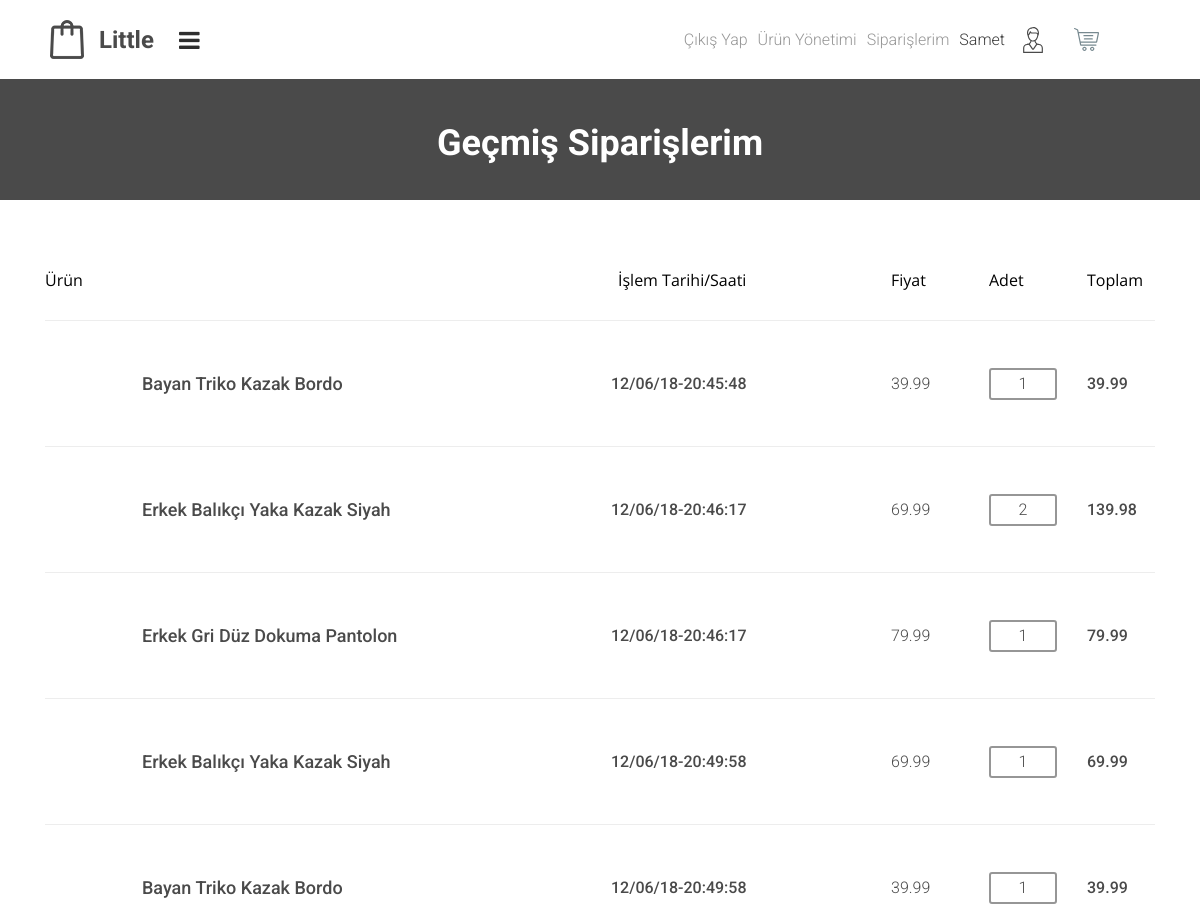
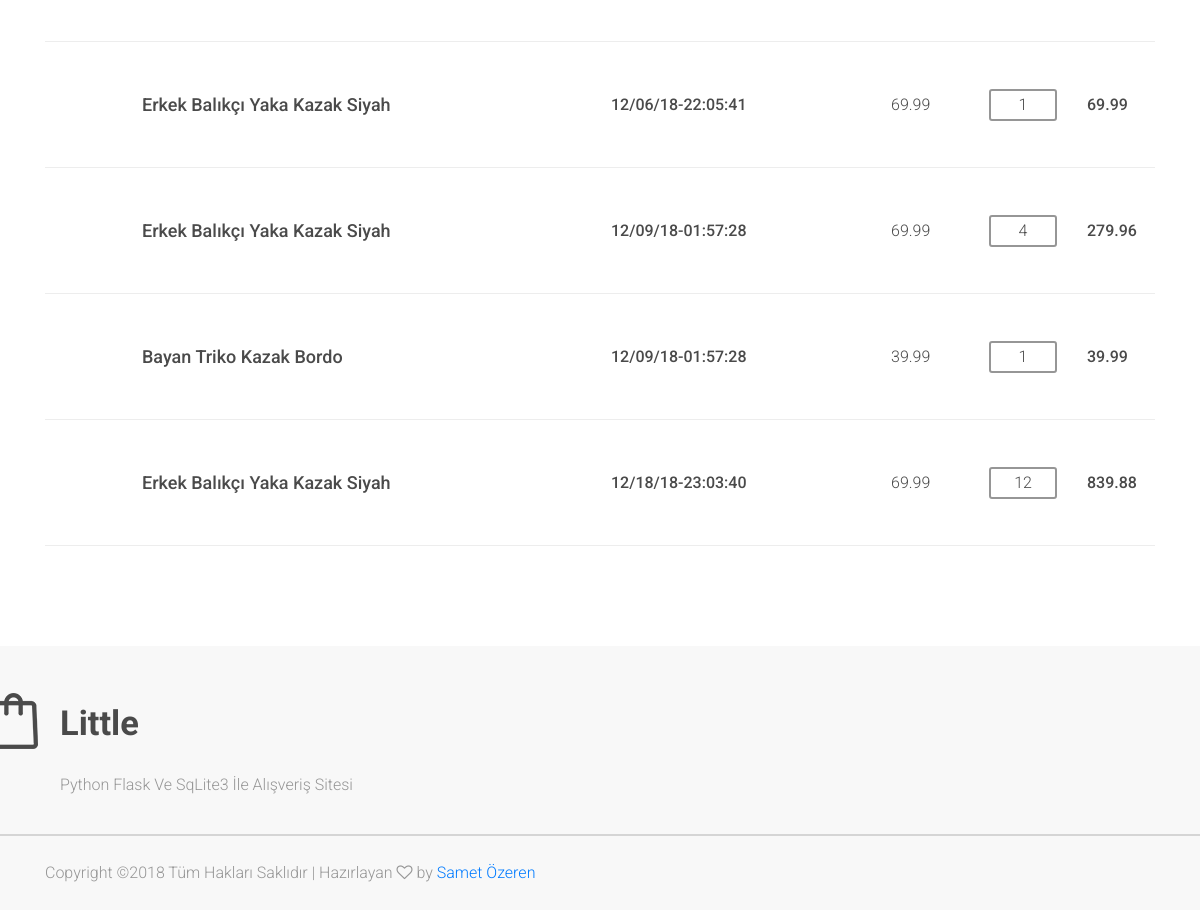
The app's page /siparis (signed in) with its own data (2 pictures, top to bottom).
### app.py (models this page shows)
class Urunler(db.Model):
    __tablename__ = "urunler"
    id = db.Column(db.Integer, primary_key=True, nullable=False)
    uismi = db.Column(db.Text, nullable=False)
    fiyat = db.Column(db.Integer, nullable=False)
    stok = db.Column(db.Integer, nullable=False)
    populer = db.Column(db.Text)
    resim = db.Column(db.Text)
    kategori_id = db.Column(db.Integer, db.ForeignKey('kategoriler.id'))

class Siparisler(db.Model):
    __tablename__ = "siparisler"
    id = db.Column(db.Integer, primary_key=True, autoincrement=True)
    kullanici_id = db.Column(db.Integer, db.ForeignKey('kullanicilar.id'))
    urun_id = db.Column(db.Integer, db.ForeignKey('urunler.id'))
    adet = db.Column(db.Text, nullable=False)
    fiyat = db.Column(db.Text,nullable=False)
    toplam = db.Column(db.Text,nullable=False)
    tarih = db.Column(db.Text,nullable=False)

### app.py (the view)
@app.route('/siparis')
def siparis():
    if 'giris_ok' in session:
        if(session['giris_ok']==True):
            kullanici_id = session["id"]
            siparisverilen = Siparisler.query.filter_by(kullanici_id=kullanici_id)
            veri=[]
            for dön in siparisverilen:
                uruncagir = Urunler.query.filter_by(id = dön.urun_id).first()
                siparislerim ={
                'uismi' : str(uruncagir.uismi),
                'ufiyat' : dön.fiyat,
                'uresim' : str(uruncagir.resim),
                'uadet' : dön.adet,
                'utoplam': dön.toplam,
                'starih' : dön.tarih
                }
                veri.append(siparislerim)
            return render_template('siparisler.html',siparisler=veri,kategoriler=kategoriler)
        else:
            return redirect(url_for('giris'))
    else:
        session['giris_ok'] = False
        return redirect(url_for('giris'))

### templates/siparisler.html (shortened to what this page needs)
{% extends "layout.html" %}
{% block stil %}
<link rel="stylesheet" type="text/css" href="{{ url_for('static',filename='styles/cart.css') }}">
<link rel="stylesheet" type="text/css" href="{{ url_for('static',filename='styles/cart_responsive.css') }}">
{% endblock stil %}
{% block icerik%}
		<div class="home">
			<div class="home_container d-flex flex-column align-items-center justify-content-end">
				<div class="home_content text-center">
					<div class="home_title">Geçmiş Siparişlerim</div>
				</div>
			</div>
		</div>
		<div class="cart_section">
			<div class="container">
				<div class="row">
					<div class="col">
						<div class="cart_container">
							<div class="cart_bar">
								<ul class="cart_bar_list item_list d-flex flex-row align-items-center justify-content-end">
									<li class="mr-auto">Ürün</li>
									<li style="width:145px;">İşlem Tarihi/Saati</li>
									<li>Fiyat</li>
									<li>Adet</li>
									<li>Toplam</li>
								</ul>
							</div>
							{% for yaz in siparisler %}
							<div class="cart_items">
								<ul class="cart_items_list">
									<li class="cart_item item_list d-flex flex-lg-row flex-column align-items-lg-center align-items-start justify-content-lg-end justify-content-start">
										<div class="product d-flex flex-lg-row flex-column align-items-lg-center align-items-start justify-content-start mr-auto">
											<div><div class="product_image"><img src="{{ yaz.uresim }}" alt=""></div></div>
											<div class="product_name_container">
												<div class="product_name"><a href="product.html">{{yaz.uismi}}</a></div>
											</div>
										</div>
										<div class="product_total product_text" style="width:250px;">{{yaz.starih}}</div>
										<div class="product_price product_text">{{yaz.ufiyat}}</div>
										<div class="product_quantity_container">
											<div class="product_quantity ml-lg-auto mr-lg-auto text-center">
												<span class="product_text product_num">{{yaz.uadet}}</span>
											</div>
										</div>
										<div class="product_total product_text"><span>Toplam: </span>{{yaz.utoplam}}</div>
									</li>
								</ul>
							</div>
							{% endfor %}
						</div>
					</div>
				</div>
			</div>
		</div>
{% endblock icerik %}

### templates/layout.html (shortened to what this page needs)
<!DOCTYPE html>
<html lang="tr">
<head>
<link rel="stylesheet" type="text/css" href="{{ url_for('static',filename='styles/bootstrap-4.1.2/bootstrap.min.css') }}">
<link rel="stylesheet" type="text/css" href="{{ url_for('static',filename='styles/styles_samet.css') }}">
<link href="{{ url_for('static',filename='plugins/font-awesome-4.7.0/css/font-awesome.min.css') }}" rel="stylesheet" type="text/css">
<link rel="stylesheet" type="text/css" href="{{ url_for('static',filename='plugins/OwlCarousel2-2.2.1/owl.carousel.css') }}">
<link rel="stylesheet" type="text/css" href="{{ url_for('static',filename='plugins/OwlCarousel2-2.2.1/owl.theme.default.css') }}">
<link rel="stylesheet" type="text/css" href="{{ url_for('static',filename='plugins/OwlCarousel2-2.2.1/animate.css') }}">
{% block stil %}{% endblock stil %}
</head>
<body>
<div class="super_container">
	<header class="header">
		<div class="header_content d-flex flex-row align-items-center justify-content-start container">
			<div class="logo">
				<a href="{{url_for('index')}}">
					<div class="d-flex flex-row align-items-center justify-content-start">
						<div><img src="{{ url_for('static',filename='images/logo_1.png') }}" alt=""></div>
						<div>Little</div>
					</div>
				</a>
			</div>
			<div class="hamburger"><i class="fa fa-bars" aria-hidden="true"></i></div>
			<div class="d-flex flex-row align-items-center justify-content-start ml-auto">
				<div class="admin">
					<ul>
					{% if session['giris_ok'] %}
						<li><a href="/cikis">Çıkış Yap</a></li>
						{% if session['yetki']==1 %}
						<li><a href="/ekle">Ürün Yönetimi</a></li>
						{%endif%}
						<li><a href="/siparis">Siparişlerim</a></li>
						<li>{{session["isim"]}}</li>
					{% else %}
						<li><a href="/giris">Giriş Yap</a></li>
						<li><a href="/kayit">Kayıt Ol</a></li>
					{% endif %}
					</ul>
				</div>
					<div class="user"><a><div><img src="{{ url_for('static',filename='images/user.svg') }}" alt=""></div></a></div>
				<div class="cart"><a href="/sepet"><div><img class="svg" src="{{ url_for('static',filename='images/cart.svg') }}" alt=""></div></a></div>
			</div>
		</div>
	</header>
	<div class="super_container_inner">
		{% block icerik %}
		{% endblock icerik %}
		<footer class="footer">
			<div class="container">
				<div class="footer_content">
					<div class="container">
						<div class="row">
							<div class="col-md-12 footer_col">
								<div class="footer_about">
									<div class="footer_logo">
										<a href="{{url_for('index')}}">
											<div class="d-flex flex-row align-items-center justify-content-start">
												<div class="footer_logo_icon"><img src="{{ url_for('static',filename='images/logo_2.png') }}" alt=""></div>
												<div>Little</div>
											</div>
										</a>
									</div>
									<div class="footer_about_text">
										<p>Python Flask Ve SqLite3 İle Alışveriş Sitesi</p>
									</div>
								</div>
							</div>
						</div>
					</div>
				</div>
			</div>
			<div class="footer_bar">
				<div class="container">
					<div class="row">
						<div class="col">
							<div class="footer_bar_content d-flex flex-md-row flex-column align-items-center justify-content-start">
								<div class="copyright order-md-1 order-2">
Copyright &copy;<script>document.write(new Date().getFullYear());</script> Tüm Hakları Saklıdır | Hazırlayan <i class="fa fa-heart-o" aria-hidden="true"></i> by <a href="https://sametozeren.com" target="_blank">Samet Özeren</a>
</div>
							</div>
						</div>
					</div>
				</div>
			</div>
		</footer>
	</div>
</div>
</body>
</html>

### static/styles/styles_samet.css (style rules this page uses)
.admin { margin-right: 10px; }
.admin ul li { float:left; padding:0px 5px 0px 5px; font-size: 16px; font-weight: 300; color:#3b3b3b; }
.admin ul li a { color: #969696; }

### static/styles/cart_responsive.css (style rules this page uses)
@media only screen and (max-width: 1440px) { .cart a > div { width: 25px; height: 25px; } }
@media only screen and (max-width: 1440px) { .user a > div { width: 26px; height: 26px; } }
@media only screen and (max-width: 1440px) { .hamburger { display: block; } }

### records on screen
Urunler: uismi "Bayan Triko Kazak Bordo" "Bayan Triko Kazak Bordo" "Bayan Triko Kazak Bordo"
Siparisler: starih "12/06/18-20:45:48", ufiyat "39.99", utoplam "39.99"
Urunler: uismi "Erkek Balıkçı Yaka Kazak Siyah" "Erkek Balıkçı Yaka Kazak Siyah" "Erkek Balıkçı Yaka Kazak Siyah" "Erkek Balıkçı Yaka Kazak Siyah" "Erkek Balıkçı Yaka Kazak Siyah"
Siparisler: starih "12/06/18-20:46:17", ufiyat "69.99", utoplam "139.98"
Urunler: uismi "Erkek Gri Düz Dokuma Pantolon"
Siparisler: starih "12/06/18-20:46:17", ufiyat "79.99", utoplam "79.99"
Siparisler: starih "12/06/18-20:49:58", ufiyat "69.99", utoplam "69.99"
Siparisler: starih "12/06/18-20:49:58", ufiyat "39.99", utoplam "39.99"
Siparisler: starih "12/06/18-22:05:41", ufiyat "69.99", utoplam "69.99"
Siparisler: starih "12/09/18-01:57:28", ufiyat "69.99", utoplam "279.96"
Siparisler: starih "12/09/18-01:57:28", ufiyat "39.99", utoplam "39.99"
Siparisler: starih "12/18/18-23:03:40", ufiyat "69.99", uadet "12", utoplam "839.88"

### other values on screen
{{ session["isim"] }} "Samet"
{{ yaz.uadet }} "1" "2" "1" "1" "1" "1" "4" "1"
